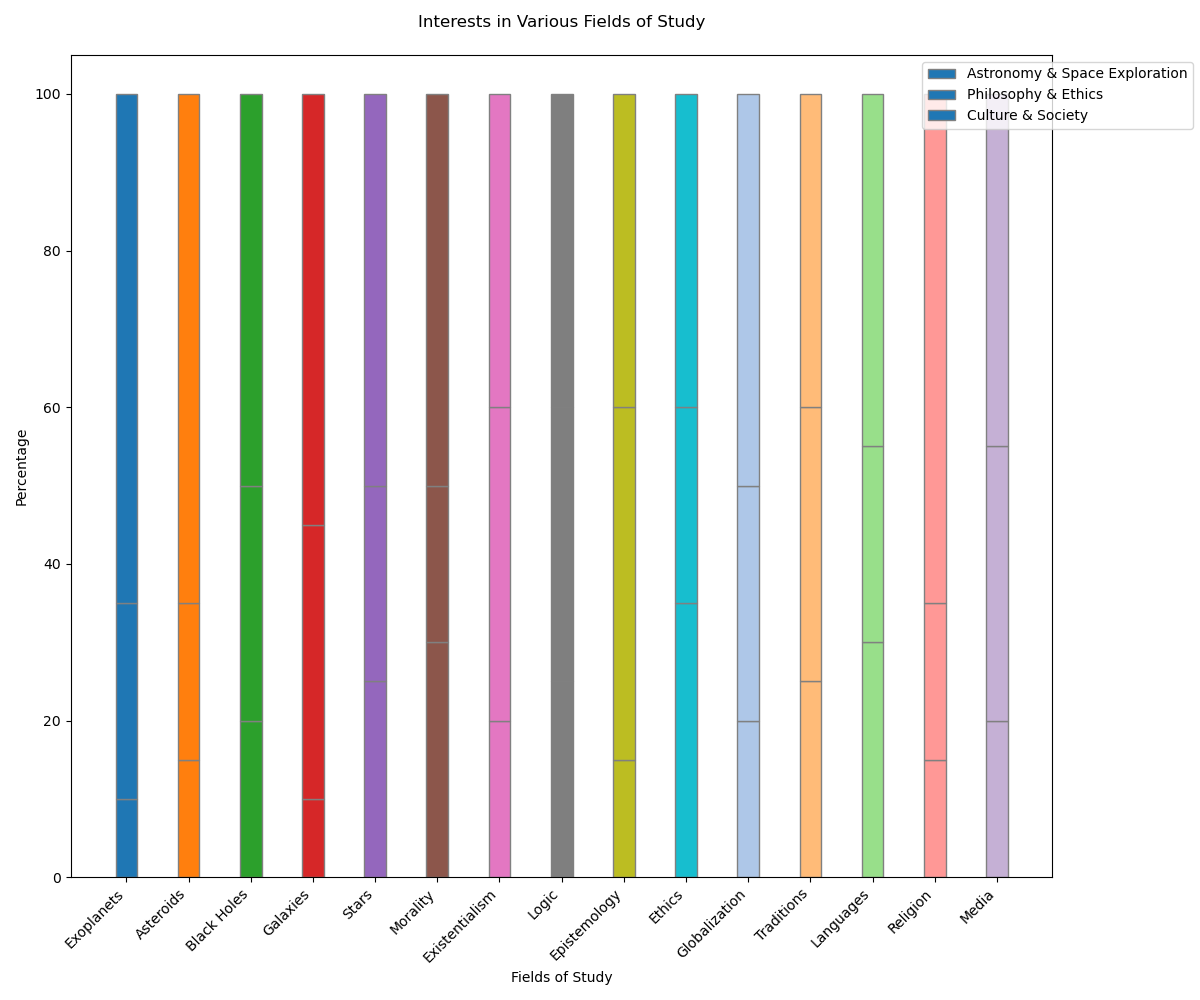

Reproduce this figure in Python.

import matplotlib.pyplot as plt
import numpy as np

# Data
categories = ['Astronomy & Space Exploration', 'Philosophy & Ethics', 'Culture & Society']
subcategories = ['Exoplanets', 'Asteroids', 'Black Holes', 'Galaxies', 'Stars', 'Morality', 'Existentialism', 'Logic', 'Epistemology', 'Ethics', 'Globalization', 'Traditions', 'Languages', 'Religion', 'Media']
values1 = [10, 15, 20, 10, 25, 30, 20, 25, 15, 35, 20, 25, 30, 15, 20]
values2 = [25, 20, 30, 35, 25, 20, 40, 35, 45, 25, 30, 35, 25, 20, 35]
values3 = [65, 65, 50, 55, 50, 50, 40, 40, 40, 40, 50, 40, 45, 65, 45]

# Colors
colors = ['#1f77b4', '#ff7f0e', '#2ca02c', '#d62728', '#9467bd', '#8c564b', '#e377c2', '#7f7f7f', '#bcbd22', '#17becf', '#aec7e8', '#ffbb78', '#98df8a', '#ff9896', '#c5b0d5']

# Bar width
barWidth = 0.35

# Creating the figure
fig, ax = plt.subplots(figsize=(12, 10))

# Stacked bar chart
bars1 = np.add(values1, values2).tolist()
bars2 = np.add(bars1, values3).tolist()

ax.bar(subcategories, values1, color=colors, edgecolor='grey', width=barWidth)
ax.bar(subcategories, values2, bottom=values1, color=colors, edgecolor='grey', width=barWidth)
ax.bar(subcategories, values3, bottom=bars1, color=colors, edgecolor='grey', width=barWidth)

# Title and labels
plt.title('Interests in Various Fields of Study', pad=20)
plt.ylabel('Percentage')
plt.xlabel('Fields of Study')
plt.legend(categories, loc='upper right', bbox_to_anchor=(1.15, 1))

# Rotate x labels for better readability
plt.xticks(rotation=45, ha='right')

# Show the plot
plt.tight_layout()
plt.show()
